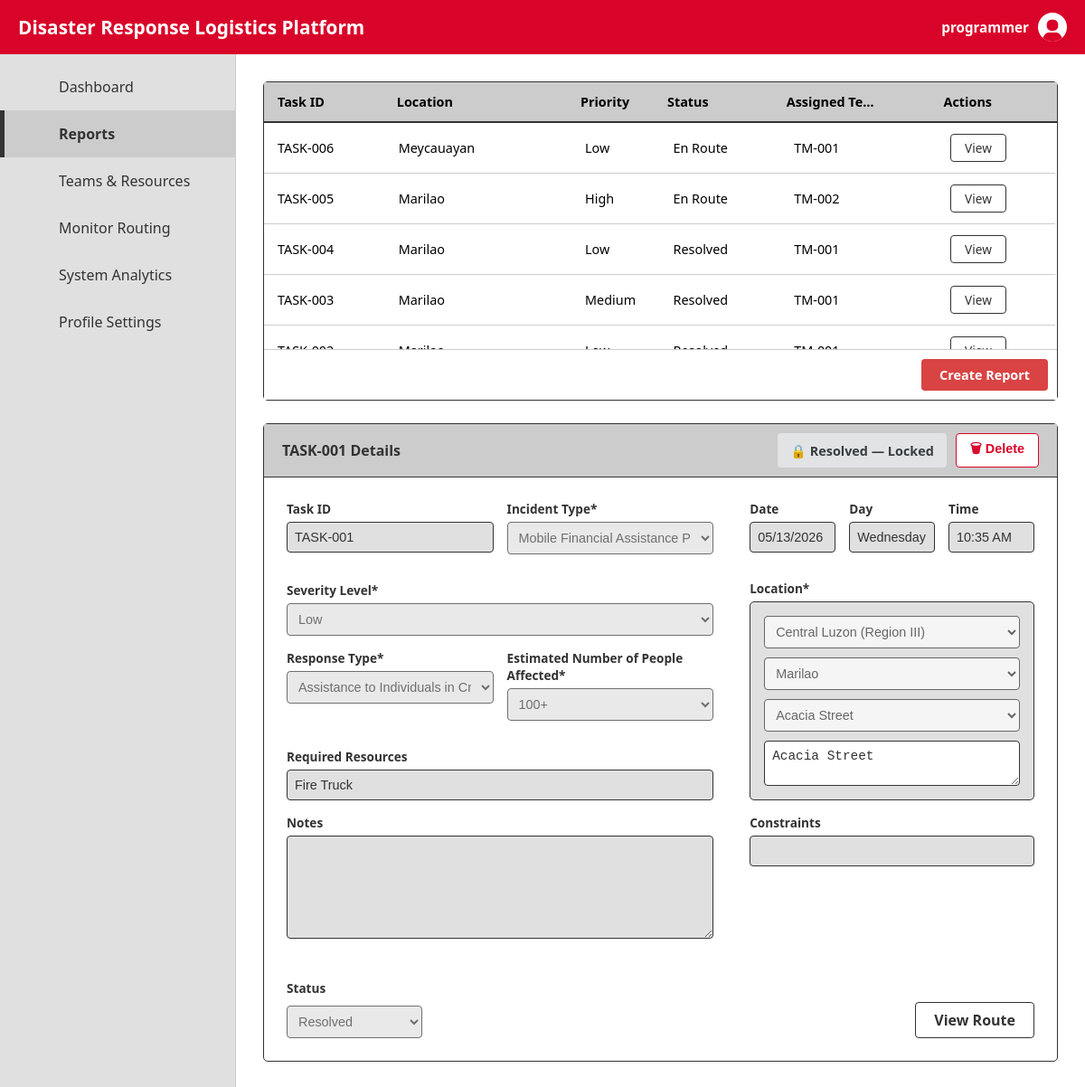
The app's page /reports?view_id=5 (signed in) with its own data.
### models.py (models this page shows)
class User(db.Model, UserMixin):
    id = db.Column(db.Integer, primary_key=True)
    account_id = db.Column(db.String(50), unique=True, nullable=False)
    password = db.Column(db.String(100), nullable=False)
    role = db.Column(db.String(20), default="Operator")
    first_name = db.Column(db.String(50), default="Jane Doe")
    last_name = db.Column(db.String(50), default="Yamada")
    phone = db.Column(db.String(20), default="09XX XXX XXXX")
    email = db.Column(db.String(120), default="")
    status = db.Column(db.String(20), default="Active")
    last_login = db.Column(db.DateTime, default=datetime.datetime.utcnow)
    show_routes = db.Column(db.Boolean, default=False)

class DisasterReport(db.Model):
    id = db.Column(db.Integer, primary_key=True)
    task_id = db.Column(db.String(20), unique=True, nullable=False)
    disaster_type = db.Column(db.String(50), nullable=False)
    severity = db.Column(db.String(20), nullable=False)
    lat = db.Column(db.Float, nullable=False)
    lon = db.Column(db.Float, nullable=False)
    location = db.Column(db.String(100), nullable=False)
    municipality_code = db.Column(db.String(20), nullable=True)
    barangay_id = db.Column(db.String(20), nullable=True)
    barangay_name = db.Column(db.String(100), nullable=True)
    full_address = db.Column(db.String(200), nullable=False)
    resources = db.Column(db.String(200))
    constraints = db.Column(db.String(200))
    status = db.Column(db.String(20), default="Pending")
    priority = db.Column(db.Integer, default=1)
    date_submitted = db.Column(db.DateTime, default=datetime.datetime.utcnow)
    assigned_team = db.Column(db.String(50), nullable=True)
    date_str = db.Column(db.String(20))
    day_str = db.Column(db.String(20))
    time_str = db.Column(db.String(20))
    affected = db.Column(db.String(50))
    response_type = db.Column(db.String(50))
    notes = db.Column(db.Text)

### main.py (the view)
    @app.route("/reports")
    @login_required
    def reports_list():
        if current_user.role == "Admin":
            return redirect(url_for('manage_users'))
        view_id = request.args.get('view_id', type=int)
        if current_user.role == "Responder":
            team = get_responder_team()
            reports = DisasterReport.query.filter_by(assigned_team=team.team_id).order_by(DisasterReport.date_submitted.desc()).all() if team else []
        else:
            reports = DisasterReport.query.order_by(DisasterReport.date_submitted.desc()).all()
        selected = reports[view_id] if view_id is not None and 0 <= view_id < len(reports) else None
        return render_template("reports_list.html", reports=reports, selected_report=selected, user=current_user)

### templates/reports_list.html (shortened to what this page needs)
<!DOCTYPE html>
<html lang="en">
<head>
</head>
<body>
    <div class="top-bar">
        <h2>Disaster Response Logistics Platform</h2>
        <div class="user-profile">
            <span style="font-weight: 600;">{{ user.account_id }}</span>
            <img src="{{ url_for('static', filename='assets/person_profile.svg') }}" alt="Profile" class="user-circle" style="object-fit: cover; background: white;">
        </div>
    </div>
    <div class="main-container">
        <div class="sidebar">
            <a href="/dashboard" class="nav-item"> Dashboard</a>
            <a href="/reports" class="nav-item active"> Reports</a>
            {% if user.role != 'Responder' %}
            <a href="/teams" class="nav-item"> Teams & Resources</a>
            {% endif %}
            <a href="/monitor" class="nav-item"> Monitor Routing</a>
            {% if user.role == 'Programmer' %}
            <a href="/analytics" class="nav-item"> System Analytics</a>
            {% endif %}
            <a href="/profile_settings" class="nav-item"> Profile Settings</a>
        </div>
        <div class="content">
            <div class="table-container">
                <div class="table-header">
                    <table>
                        <thead>
                            <tr>
                                <th class="col-id">Task ID</th>
                                <th class="col-loc">Location</th>
                                <th class="col-prio">Priority</th>
                                <th class="col-stat">Status</th>
                                <th class="col-team">Assigned Team</th>
                                <th class="col-act">Actions</th>
                            </tr>
                        </thead>
                    </table>
                </div>
                <div class="table-scroll">
                    <table>
                        <tbody>
                            {% for r in reports %}
                            <tr>
                                <td class="col-id">{{ r.task_id }}</td>
                                <td class="col-loc">{{ r.location }}</td>
                                <td class="col-prio">{{ r.severity }}</td>
                                <td class="col-stat">{{ r.status }}</td>
                                <td class="col-team">{{ r.assigned_team if r.assigned_team else '-' }}</td>
                                <td class="col-act">
                                    <a href="/reports?view_id={{ loop.index0 }}" class="btn-view">View</a>
                                </td>
                            </tr>
                            {% else %}
                            <tr><td colspan="6" style="text-align:center; padding: 20px;">No reports found.</td></tr>
                            {% endfor %}
                        </tbody>
                    </table>
                </div>
                {% if user.role != 'Responder' %}
                <div class="create-report-row">
                    <a href="/create_report" class="btn-create">Create Report</a>
                </div>
                {% endif %}
            </div>
            {% if selected_report %}
            <form action="/save_report_changes" method="POST">
                <div class="details-container">
                    <div class="details-header">
                        <span>{{ selected_report.task_id }} Details</span>
                        <div class="header-actions">
                            {% if selected_report.status == 'Resolved' %}
                                <span style="display:inline-flex;align-items:center;gap:6px;background:#e2e3e5;color:#383d41;padding:6px 14px;border-radius:4px;font-weight:bold;font-size:0.9rem;">🔒 Resolved — Locked</span>
                            {% else %}
                                <button type="submit" id="btn-save" class="btn-save">Save Changes</button>
                                <button type="button" id="btn-edit" class="btn-edit" onclick="enableEditMode()">✎ Edit</button>
                            {% endif %}
                            {% if user.role != 'Responder' %}
                                <button type="button" class="btn-delete" onclick="openDeleteModal('{{ selected_report.id }}', '{{ selected_report.task_id }}')">🗑 Delete</button>
                            {% endif %}
                        </div>
                    </div>
                    <div class="details-body">
                        <div>
                            <div class="row-2">
                                <div class="form-group"><label>Task ID</label><input type="text" value="{{ selected_report.task_id }}" readonly></div>
                                <div class="form-group"><label>Incident Type*</label>
                                    <select id="edit_incident_type" name="disaster_type" class="editable-field admin-only" disabled onchange="updateEditResponseTypes()">
                                        <option selected>{{ selected_report.disaster_type }}</option>
                                    </select>
                                </div>
                            </div>
                            <div class="form-group"><label>Severity Level*</label>
                                <select name="severity" class="editable-field admin-only" disabled>
                                    <option selected>{{ selected_report.severity }}</option>
                                </select>
                            </div>
                            <div class="row-2">
                                <div class="form-group"><label>Response Type*</label>
                                    <select id="edit_response_type" name="response_type" class="editable-field admin-only" disabled>
                                        <option selected>{{ selected_report.response_type }}</option>
                                    </select>
                                </div>
                                <div class="form-group"><label>Estimated Number of People Affected*</label>
                                    <select name="affected" class="editable-field admin-only" disabled>
                                        <option selected>{{ selected_report.affected }}</option>
                                    </select>
                                </div>
                            </div>
                            <div class="form-group"><label>Required Resources</label>
                                <input type="text" value="{{ selected_report.resources }}" readonly>
                            </div>
                            <div class="form-group"><label>Notes</label>
                                <textarea name="notes" rows="6" class="editable-field" disabled>{{ selected_report.notes }}</textarea>
                            </div>
                        </div>
                        <div>
                            <div class="row-3">
                                <div class="form-group"><label>Date</label><input type="text" value="{{ selected_report.date_str }}" readonly></div>
                                <div class="form-group"><label>Day</label><input type="text" value="{{ selected_report.day_str }}" readonly></div>
                                <div class="form-group"><label>Time</label><input type="text" value="{{ selected_report.time_str }}" readonly></div>
                            </div>
                            <div class="form-group">
                                <label>Location*</label>
                                <div class="location-container">
                                    <select disabled><option selected>Central Luzon (Region III)</option></select>
                                    <select disabled><option selected>{{ selected_report.location }}</option></select>
                                    <select disabled><option selected>{{ selected_report.full_address }}</option></select>
                                    <textarea rows="2" disabled>{{ selected_report.full_address }}</textarea>
                                </div>
                            </div>
                            <div class="form-group"><label>Constraints</label>
                                <input type="text" value="{{ selected_report.constraints }}" readonly>
                            </div>
                        </div>
                    </div>
                    <div class="details-footer">
                        <div class="status-group">
                            <div style="display:flex; flex-direction:column; gap:5px;">
                                <label>Status</label>
                                <select name="status" class="editable-field" disabled style="width: 150px; padding: 8px; border-radius: 4px;">
                                    <option value="Resolved" {% if selected_report.status == 'Resolved' %}selected{% endif %}>Resolved</option>
                                </select>
                            </div>
                        </div>
                        <a href="/monitor?task_id={{ selected_report.task_id }}" class="btn-route">View Route</a>
                    </div>
                </div>
            </form>
            {% endif %}
        </div>
    </div>
</body>
</html>

### records on screen
User: account_id "programmer"
DisasterReport: task_id "TASK-006", location "Meycauayan", severity "Low", status "En Route", assigned_team "TM-001"
DisasterReport: task_id "TASK-005", location "Marilao", severity "High", status "En Route", assigned_team "TM-002"
DisasterReport: task_id "TASK-004", location "Marilao", severity "Low", status "Resolved", assigned_team "TM-001"
DisasterReport: task_id "TASK-003", location "Marilao", severity "Medium", status "Resolved", assigned_team "TM-001"
DisasterReport: task_id "TASK-001", disaster_type "Mobile Financial Assistance Payouts", severity "Low", response_type "Assistance to Individuals in Crisis Situation (AICS) Cash Aid", affected "100+", resources "Fire Truck", date_str "05/13/2026", day_str "Wednesday", time_str "10:35 AM", location "Marilao", full_address "Acacia Street", status "Resolved"
